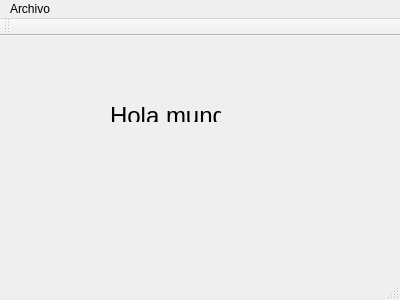
<?xml version="1.0" encoding="UTF-8"?>
<ui version="4.0">
 <class>MainWindow</class>
 <widget class="QMainWindow" name="MainWindow">
  <property name="geometry">
   <rect>
    <x>0</x>
    <y>0</y>
    <width>400</width>
    <height>300</height>
   </rect>
  </property>
  <property name="windowTitle">
   <string>MainWindow</string>
  </property>
  <widget class="QWidget" name="centralWidget">
   <widget class="QLabel" name="label">
    <property name="geometry">
     <rect>
      <x>110</x>
      <y>66</y>
      <width>111</width>
      <height>20</height>
     </rect>
    </property>
    <property name="text">
     <string>&lt;html&gt;&lt;head/&gt;&lt;body&gt;&lt;p align=&quot;center&quot;&gt;&lt;span style=&quot; font-size:18pt;&quot;&gt;Hola mundo&lt;/span&gt;&lt;/p&gt;&lt;/body&gt;&lt;/html&gt;</string>
    </property>
   </widget>
  </widget>
  <widget class="QMenuBar" name="menuBar">
   <property name="geometry">
    <rect>
     <x>0</x>
     <y>0</y>
     <width>400</width>
     <height>22</height>
    </rect>
   </property>
   <widget class="QMenu" name="menuArchivo">
    <property name="title">
     <string>Archivo</string>
    </property>
    <addaction name="actionHola_mundo"/>
    <addaction name="actionQuitar"/>
   </widget>
   <addaction name="menuArchivo"/>
  </widget>
  <widget class="QToolBar" name="mainToolBar">
   <attribute name="toolBarArea">
    <enum>TopToolBarArea</enum>
   </attribute>
   <attribute name="toolBarBreak">
    <bool>false</bool>
   </attribute>
  </widget>
  <widget class="QStatusBar" name="statusBar"/>
  <action name="actionQuitar">
   <property name="text">
    <string>Quitar</string>
   </property>
  </action>
  <action name="actionHola_mundo">
   <property name="text">
    <string>Hola, mundo</string>
   </property>
  </action>
 </widget>
 <layoutdefault spacing="6" margin="11"/>
 <resources/>
 <connections/>
</ui>
